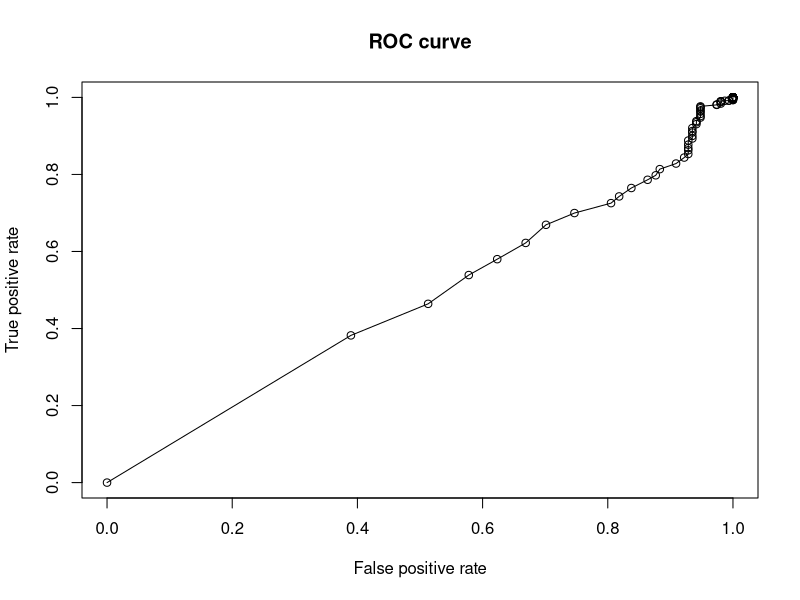

R code for this plot:
## ---- chunk 1
knitr::opts_chunk$set(echo = TRUE)
## ---- chunk 2
#LOAD DATA

CovidData <- read.csv("./data/CovidDataSetFinal.csv")
CovidData = na.omit(CovidData)
##Points used include MaskWearingCategory,Population, PercentUnemployed, MedianHouseholdIncome, PercentAfricanAmerican, PercentHispanic PercentNativeAmericanAndAlaskaNative, PercentNativeHawaiianAndOtherPacificIslander, StatewideMaskRequirement(yes), PercAdultsWithSomeCollegeOrAssociateDegree, PercAdultsWithBachelorDegreeOrHigher,per_dem2016,per_gop2016,per_gop2020,per_dem2020,per_dem2016,per_gop2016,per_gop2020,per_dem2020

CovidDataFiltered = CovidData[, c("MaskWearingCategory","Population","PercentUnemployed","MedianHouseholdIncome","PercentAfricanAmerican","PercentHispanic", "PercentNativeAmericanAndAlaskaNative","PercentNativeHawaiianAndOtherPacificIslander","StatewideMaskRequirement","PercAdultsWithSomeCollegeOrAssociateDegree","PercAdultsWithBachelorDegreeOrHigher","per_dem2016","per_gop2016","per_gop2020","per_dem2020")]

attach(CovidDataFiltered)

## ---- chunk 3
#CREATE TRAINING AND TESTING SET
n = nrow(CovidDataFiltered)
Z = sample(n,n/2)
covid.train = CovidDataFiltered[Z,]
covid.test = CovidDataFiltered[-Z,]
## ---- chunk 4
###Chose best threshold for logistic regression
TPR = rep(0,100)
FPR = rep(0,100)

for(k in 1:100){
  covid.train.glm = glm(MaskWearingCategory~.,data = CovidDataFiltered,family = "binomial")
  covid.test.predict = predict(covid.train.glm,covid.test, type="response" )
  Yhat = (covid.test.predict > k/100 )
  TPR[k] = sum( Yhat==1 & MaskWearingCategory==1 ) / sum( MaskWearingCategory == 1 )
  FPR[k] = sum( Yhat==1 & MaskWearingCategory==0 ) / sum( MaskWearingCategory == 0 )
}
plot(FPR, TPR, xlab="False positive rate", ylab="True positive rate", main="ROC curve")

lines(FPR, TPR)

###Result: best threshold is about 0.83 from ROC curve


## ---- chunk 5
##################Predict now that best threshold is selected of 0.83

covid.test.predict = predict( covid.train.glm, covid.test, type="response" )
CorrectPredict = 1*( covid.test.predict > 0.83 )

table(CorrectPredict,covid.test$MaskWearingCategory)


